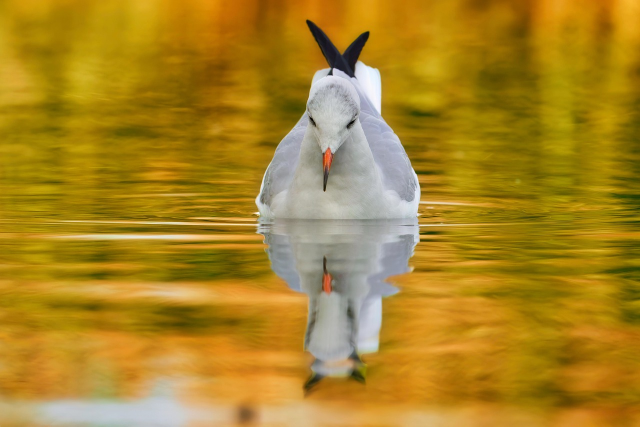
#> input picture DIP/Digital-Image-Processing-main/DAY 05/sample_image.jpg, 1280 x 853 px (shown at 1/2 size)
$ jupyter execute 'DAY 05.ipynb'
#> lines starting #> are read from the running program, lines starting #| are printed output that depends on the picture; after the words box and inside, x2 and y2 are one past the last pixel; in counts of white or black regions, pixels touching at a corner belong together
[cell 1]
import numpy as np
import matplotlib.pyplot as plt
from PIL import Image

[cell 2]
image_path = "sample_image.jpg"
img = np.array(Image.open(image_path).convert("L"))
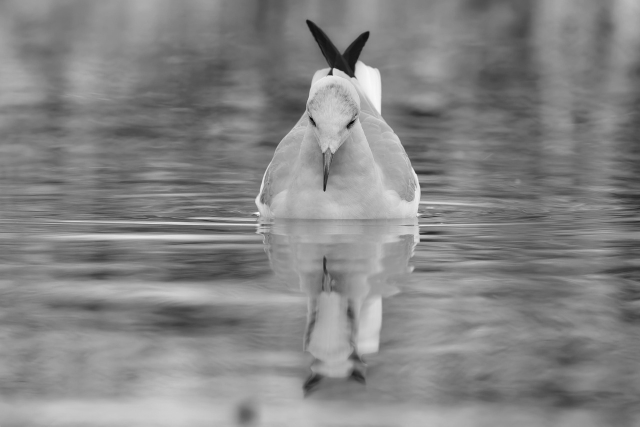
#> img: shape (853, 1280) (shown at 1/2 size); min 0, max 255, mean 132.9

[cell 3]
print(f"Original image shape: {img.shape}")
#| Original image shape: (853, 1280)
print(f"Original image data type: {img.dtype}")
#| Original image data type: uint8

[cell 4]
plt.figure(figsize=(6,5))
plt.imshow(img, cmap="gray")
plt.title("Original grayscale image")
plt.axis("off")
plt.show()

-----------------------------------------------------------------

#  __Sampling__ (changing spatial resolution)

[cell 5]
def downsample(image, factor):
    return image[::factor, ::factor]

[cell 6]
factors = [2,4,8]
plt.figure(figsize=(14,4))
plt.subplot(1, len(factors)+1, 1)
plt.imshow(img, cmap="gray")
plt.title("Original")
plt.axis("off")

[cell 7]
for i,f in enumerate(factors):
    small = downsample(img, f)
    plt.subplot(1, len(factors)+1, 1)
    plt.imshow(img, cmap="gray")
    plt.title(f"Downsampled x {f}\nShape = {small.shape}")
    plt.axis("off")
#> this loop made 3 passes
#> pass 1, `small = downsample(img, f)`:
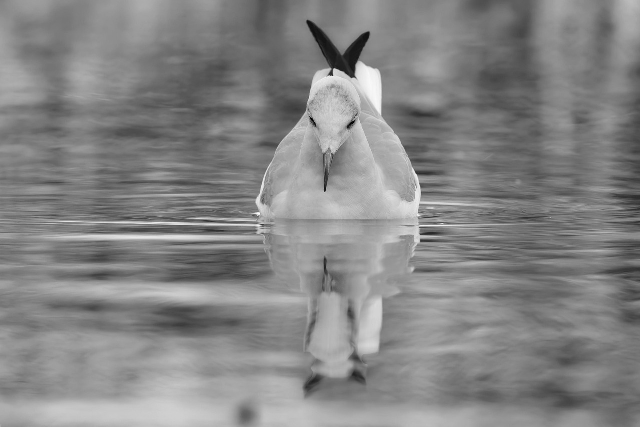
#> small: shape (427, 640); min 0, max 254, mean 132.9
#> pass 3, `small = downsample(img, f)`:
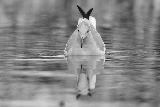
#> small: shape (107, 160); min 5, max 247, mean 133.1
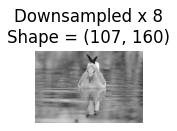
#> figure drawn by matplotlib, 1 panel

[cell 8]
small_img = downsample(img, 8)
pil_small = Image.fromarray(small_img)
upsampled = pil_small.resize((img.shape[1], img.shape[0]), Image.Resampling.NEAREST)
upsampled = np.array(upsampled)

[cell 9]
plt.figure(figsize=(12,5))
plt.subplot(1,2,1)
plt.imshow(img, cmap="gray")
plt.title("Oriignal Resolution")
plt.axis("off")
#> Out = (-0.5, 1279.5, 852.5, -0.5)

[cell 10]
plt.subplot(1,2,2)
plt.imshow(upsampled, cmap="gray")
plt.title("Upsampled from x8 Downsample\n(blocky/aliased)")
plt.axis("off")
#> Out = (-0.5, 1279.5, 852.5, -0.5)

[cell 11]
plt.tight_layout()
plt.show()

[cell 12]
print("\nSampling: reducing resolution loses spatial detail permanently")
print("Upsampling only stretches existing pixels; it cannot recover lost detail")

-----------------------------------------------------------------------------

# Quantization (reducing number of gray levels)

[cell 13]
def quantize(image, levels):
    step = 256 // levels
    quantized = (image // step) * step
    return quantized.astype(np.uint8)

4. Quantize image to different number of gray levels

[cell 14]
level_options = [256,16,8,4,2]
plt.figure(figsize=(16,4))

[cell 15]
for i, levels in enumerate(level_options):
    q_img = quantize(img, levels)
    plt.subplot(1, len(level_options), i + 1)
    plt.imshow(q_img, cmap="gray", vmin=0, vmax=255)
    plt.title(f"{levels} gray levels")
    plt.axis("off")
#> this loop made 5 passes
#> pass 3, in quantize (call 3), `quantized = (image // step) * step`:
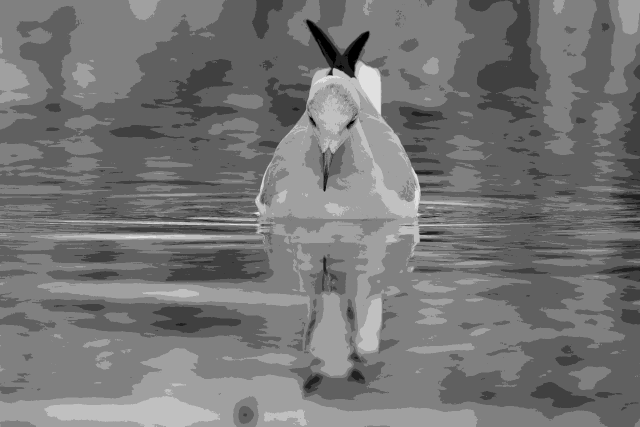
#> quantized: shape (853, 1280) (shown at 1/2 size); min 0, max 224, mean 117.5
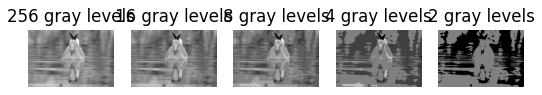
#> figure drawn by matplotlib, 5 panels

[cell 16]
plt.tight_layout()
plt.show()

5. Show the false contouring effect clearly with verify few levels

[cell 17]
q2 = quantize(img, 2)
#> in quantize (call 6), `quantized = (image // step) * step`:
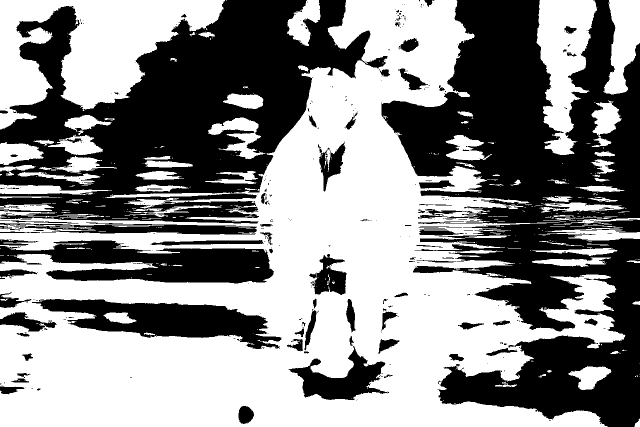
#> quantized: shape (853, 1280) (shown at 1/2 size); values 0 (black) and 128 (white), 54.7% white; 405 black regions (310 under 20 px), largest, box (x1, y1, x2, y2) and area: (763, 0, 1280, 853) 226338, (0, 0, 775, 447) 174023, (0, 481, 548, 567) 28425
q4 = quantize(img, 4)
#> in quantize (call 7), `quantized = (image // step) * step`:
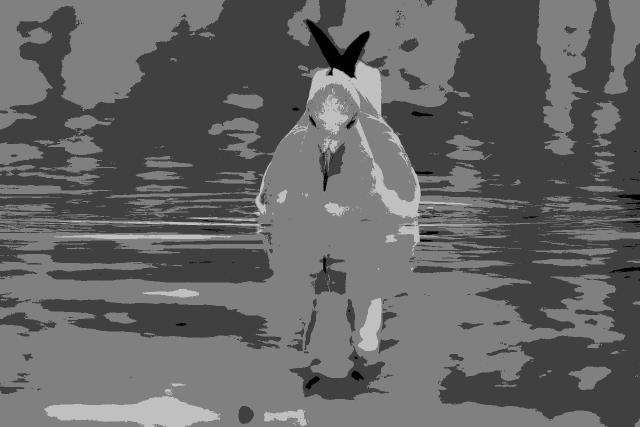
#> quantized: shape (853, 1280) (shown at 1/2 size); min 0, max 192, mean 101

[cell 18]
plt.figure(figsize=(10,5))
plt.subplot(1,2,1)
plt.imshow(q2, cmap="gray")
plt.title("2 gray levels (severe banding)")
plt.axis("off")
#> Out = (-0.5, 1279.5, 852.5, -0.5)

[cell 19]
plt.subplot(1,2,2)
plt.imshow(q4, cmap="gray")
plt.title("$ gray levels (visible banding)")
plt.axis("off")
#> Out = (-0.5, 1279.5, 852.5, -0.5)
